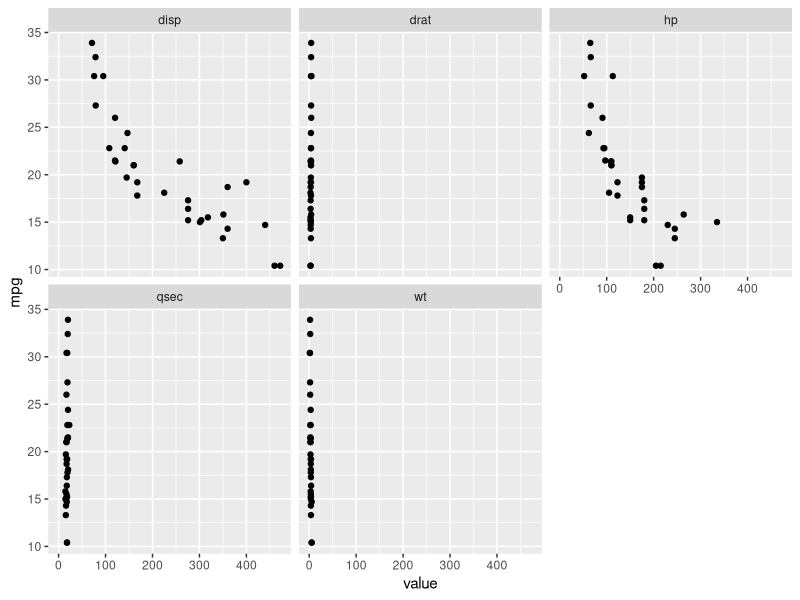
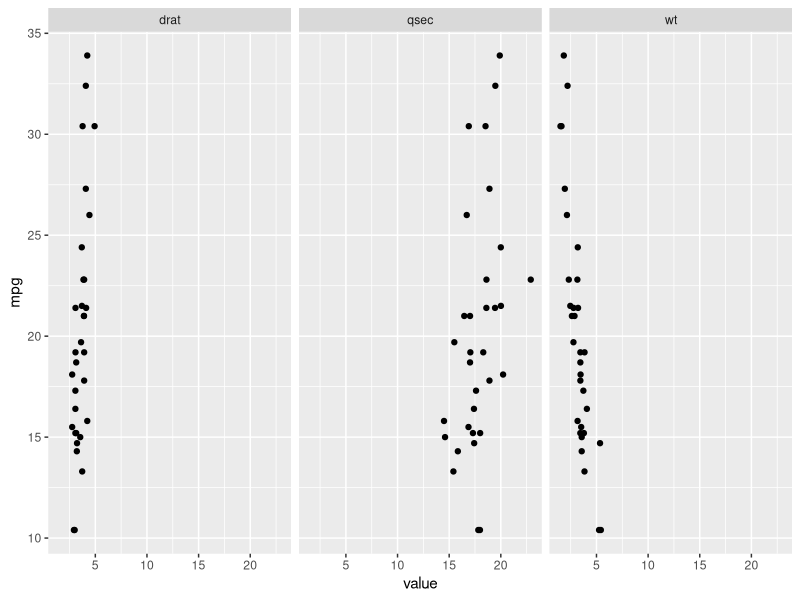
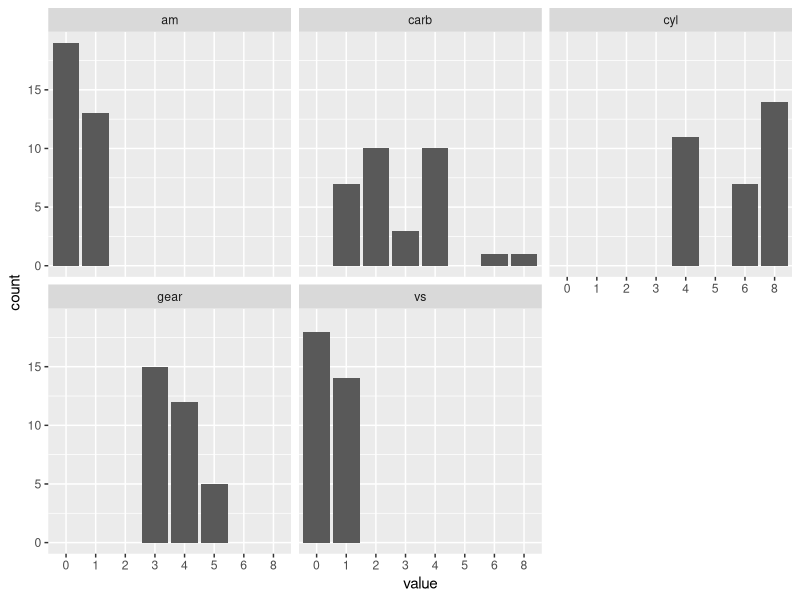
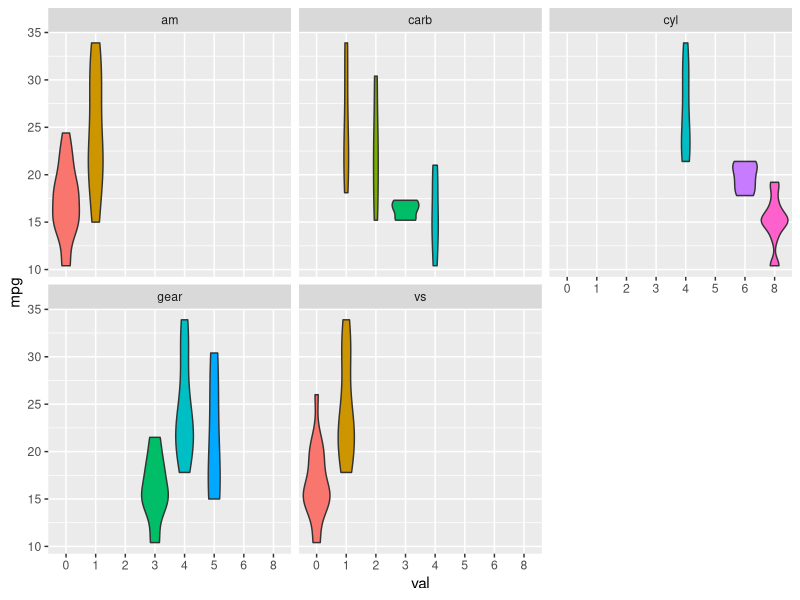

Here is the R script that generated these plots, in order:
## ---- chunk 1
# Load packages
library(dplyr)
library(tidyr)
library(ggplot2)
library(purrr)
library(rlang)
library(stringr)

# Load dataset
as_tibble(mtcars) -> mtcars
## ---- chunk 2
mtcars
## ---- chunk 3
tibble(var = c("cyl", "vs", "am", "gear", "carb")) %>% 
  mutate(values = map(var, function(x) {
    unique(mtcars[[x]]) %>% as.character()
  })) %>% 
  unnest(values)
## ---- chunk 4
mtcars2 <- mtcars %>% 
  mutate_at(c("cyl", "vs", "am", "gear", "carb"), as.character)
mtcars2
## ---- chunk 5
select_if(mtcars2, is.numeric) %>% 
  gather(-mpg, key = "var", value = "value") %>% 
  ggplot(aes(x = value, y = mpg)) + 
  geom_point() + 
  facet_wrap(~var)
## ---- chunk 6
select_if(mtcars2, is.numeric) %>% 
  select(-disp, -hp) %>% 
  gather(-mpg, key = "var", value = "value") %>% 
  ggplot(aes(x = value, y = mpg)) + 
  geom_point() + 
  facet_wrap(~var)
## ---- chunk 7
select_if(mtcars2, is.character) %>% 
  gather(key = "var", value = "value") %>% 
  ggplot(aes(x = value)) + 
  geom_bar(stat = "count") + 
  facet_wrap(~var)
## ---- chunk 8
select(mtcars2, cyl, vs, am, gear, carb, mpg) %>% 
  gather(key = "var", value = "val", -mpg) %>% 
  ggplot(aes(x = val, y = mpg)) + 
  geom_violin(aes(fill = val)) + 
  facet_wrap(~var) + 
  theme(legend.position = "none")
## ---- chunk 9
rm(mtcars2)
## ---- chunk 10
bic_model <- function(data, y) { 
  y <- enquo(y)
  
  # Arrange variables according to lowest BIC value
  var_order_list <- tibble(name = names(data)) %>% 
    filter(name != as_label(y)) %>% 
    mutate(values = map(name, function(x) {
                                data[[x]]
                              }), 
           !!y := list(data[[as_label(y)]]), 
           model = map2(values, !!y, function(x, y) {
                                       lm(y ~ x, data = data.frame(x, y))
                                     }), 
           bic = map_dbl(model, BIC)) %>% 
    arrange(bic) %>% 
    select(name, bic)
  
  # Hit list
  hit_list <- tibble(var = var_order_list$name, 
                     hit = FALSE) %>% 
    filter(var != var_order_list$name[[1]])
  
  # Initial formula
  lead_form <- str_c(as_label(y), " ~ ", var_order_list$name[[1]])
  
  # Initial BIC
  lead_bic <- var_order_list$bic[[1]]
  
  # Increment adding variables down the list
  while (any(hit_list$hit == FALSE)) {
    # Get first variable not hit
    var_cand <- filter(hit_list, !hit) %>% .$var %>% .[[1]]
    cand_form <- str_c(lead_form, " + ", var_cand)
    cand_model <- lm(cand_form, data = data)
    
    if (BIC(cand_model) < lead_bic) { # Check if candidate BIC beats our leader
      # Reset list and benchmarks
      hit_list <- filter(hit_list, var != var_cand) %>% 
        mutate(hit = FALSE)
      lead_form <- cand_form
      lead_bic <- BIC(cand_model)
      next
    } else {
      # Rundown through list
      hit_list$hit[[match(var_cand, hit_list$var)]] <- TRUE
    }
  }
  
  inform(str_c("Formula: ", cand_form, "\nWith BIC: ", lead_bic))
  cand_model
}
## ---- chunk 11
summary(bic_model(mtcars, mpg))
